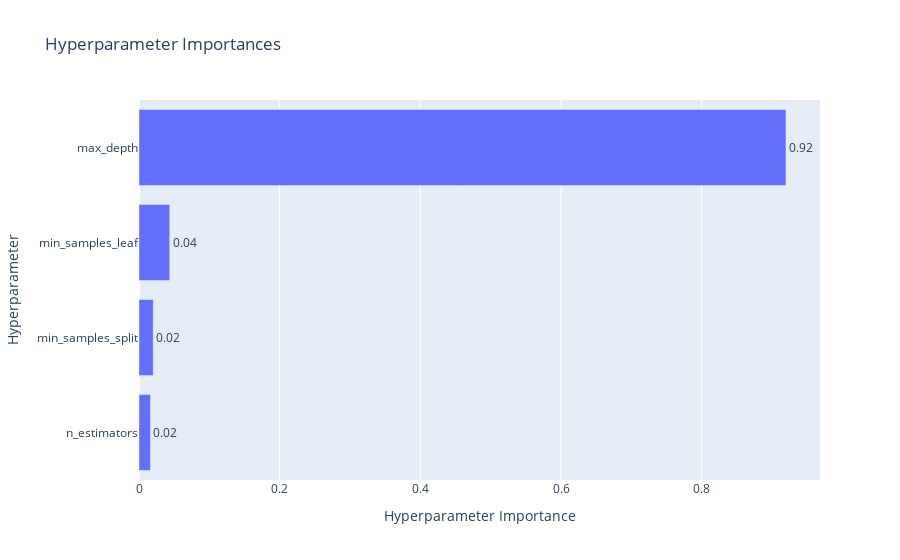

The notebook cell this image was saved under:
### Code cell
optuna.visualization.plot_param_importances(study)

### Figure 1 — Plotly figure (JSON) as saved in the notebook; plotly's stock layout.template omitted (floating-point values rounded to 4 significant figures)
{"data": [{"cliponaxis": false, "hovertemplate": ["n_estimators (IntDistribution): 0.01629447206396645<extra></extra>", "min_samples_split (IntDistribution): 0.020218730152714415<extra></extra>", "min_samples_leaf (IntDistribution): 0.043675180345826695<extra></extra>", "max_depth (IntDistribution): 0.9198116174374925<extra></extra>"], "name": "Objective Value", "orientation": "h", "text": ["0.02", "0.02", "0.04", "0.92"], "textposition": "outside", "type": "bar", "x": [0.01629, 0.02022, 0.04368, 0.9198], "y": ["n_estimators", "min_samples_split", "min_samples_leaf", "max_depth"]}], "layout": {"title": {"text": "Hyperparameter Importances"}, "xaxis": {"title": {"text": "Hyperparameter Importance"}}, "yaxis": {"title": {"text": "Hyperparameter"}}}}
